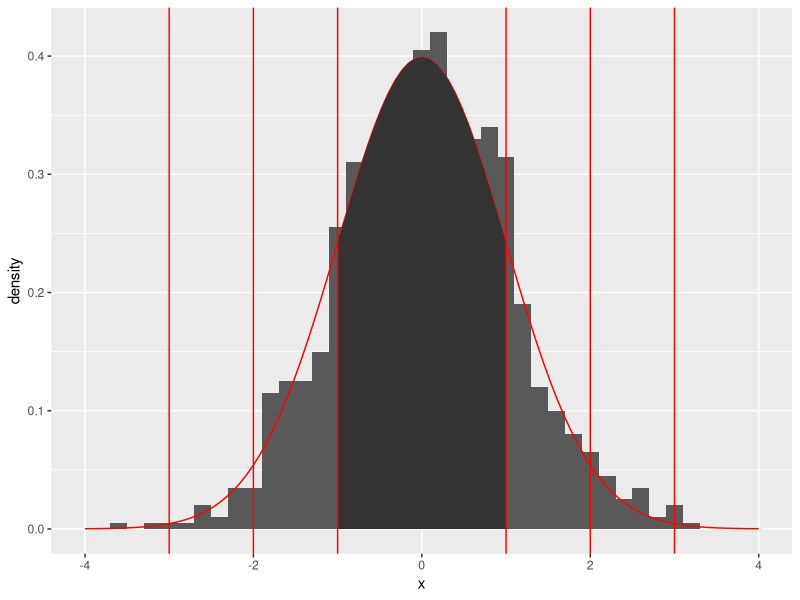
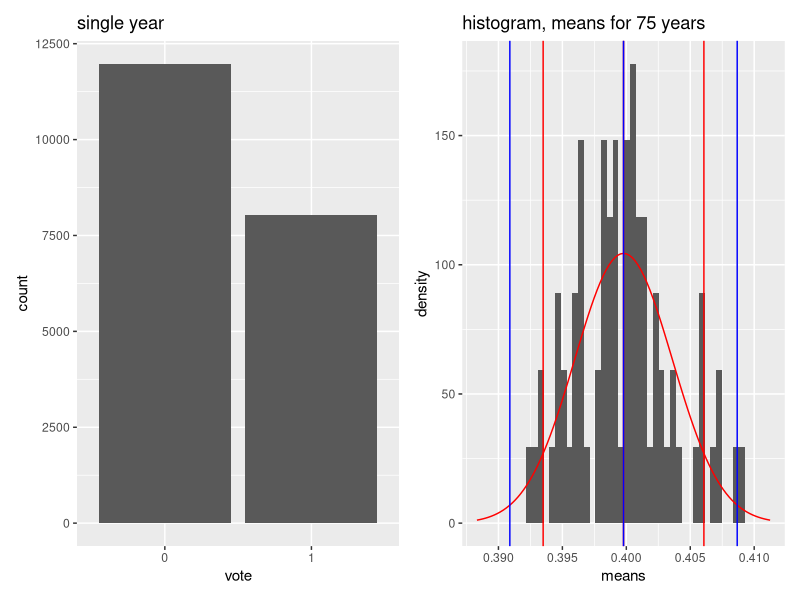
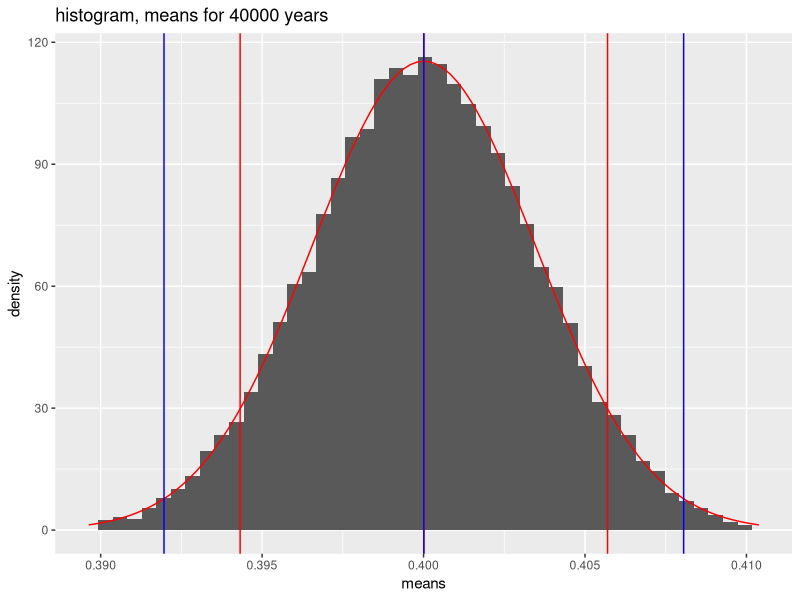

Write R code to recreate these figures, in order.
## ---- chunk 1
knitr::opts_chunk$set(echo = TRUE)
options(scipen = 1, digits = 4)
if(!require("ggplot2")) { install.packages('ggplot2', repos = "http://cran.us.r-project.org"); library("ggplot2") }
## ---- chunk 2
df1 <- data.frame(x = rnorm(1000))
p1 <- ggplot(df1, aes(x)) + theme(legend.position="none") + xlim(-4, 4)
p1 <- p1 + geom_histogram(aes(y=after_stat(density)), binwidth=0.2, na.rm=TRUE)
p1 <- p1 + stat_function(fun=dnorm, args=list(mean=0, sd=1), colour="red")
p1 <- p1 + stat_function(fun=dnorm, xlim = c(-1, 1), geom = "area")
vline_data = data.frame(x_int = c(-3, -2, -1, 1, 2, 3))
p1 + geom_vline(xintercept=vline_data$x_int, colour="red")
## ---- chunk 3
v <- 0.975
## ---- chunk 4
#' n: # number of rexp samples for each mean
#' k: # number of means
generate_means <- function(n, years, prob) {
  #' collect k means, each with n samples, in an array
  sample_means = NULL
  for (i in 1:years) sample_means = c(sample_means, mean(rbinom(n, size=1, prob=prob)))
  means_df <- data.frame(means = sample_means)
  means_df
}
## ---- chunk 5
#' https://bookdown.org/yihui/rmarkdown-cookbook/font-color.html
colorize <- function(x, color) {
  if (knitr::is_latex_output()) {
    sprintf("\\textcolor{%s}{%s}", color, x)
  } else if (knitr::is_html_output()) {
    sprintf("<span style='color: %s;'>%s</span>", color,
      x)
  } else x
}
## ---- chunk 6
N <- 20000
p <- 0.4
df3 <- data.frame(vote = factor(rbinom(N, size=1, prob=p)))
low  <- function(XBar_n, quant, s_n) { XBar_n - qnorm(quant)*s_n }
high <- function(XBar_n, quant, s_n) { XBar_n + qnorm(quant)*s_n }
vline_data <- function(XBar_n, quant, s_n) { data.frame(x_int = c(low(XBar_n, quant, s_n), XBar_n, high(XBar_n, quant, s_n))) }
p3 <- ggplot(df3, aes(vote))+ geom_bar() + ggtitle("single year")
## ---- chunk 7
years_less <- 75
df4 <- generate_means(N, years_less, p)
XBar_n4 <- mean(df4$means)
s_n4 <- sd(df4$means)
vline_95_4 <- vline_data(XBar_n4, 0.95, s_n4)
vline_99_4 <- vline_data(XBar_n4, 0.99, s_n4)
p4 <- ggplot(df4, aes(means)) + theme(legend.position="none") + ggtitle(paste("histogram, means for", as.character(years_less), "years"))
p4 <- p4 + geom_histogram(aes(y=after_stat(density)), binwidth=9/N, na.rm=TRUE)
p4 <- p4 + stat_function(fun=dnorm, args=list(mean=XBar_n4, sd=s_n4), colour="red")
p4 <- p4 + xlim(XBar_n4 + c(-1,1) * 3*s_n4)
p4 <- p4 + geom_vline(xintercept=vline_95_4$x_int, colour="red")
p4 <- p4 + geom_vline(xintercept=vline_99_4$x_int, colour="blue")
## ---- chunk 8
library(patchwork)
p3 + p4
## ---- chunk 9
years_lots <- 40000
df5 <- generate_means(N, years_lots, p)
XBar_n5 <- mean(df5$means)
s_n5 <- sd(df5$means)
vline_95_5 <- vline_data(XBar_n5, 0.95, s_n5)
vline_99_5 <- vline_data(XBar_n5, 0.99, s_n5)
p5 <- ggplot(df5, aes(means)) + theme(legend.position="none") + ggtitle(paste("histogram, means for", as.character(years_lots), "years"))
p5 <- p5 + geom_histogram(aes(y=after_stat(density)), binwidth=9/N, na.rm=TRUE)
p5 <- p5 + stat_function(fun=dnorm, args=list(mean=XBar_n5, sd=s_n5), colour="red")
p5 <- p5 + xlim(XBar_n5 + c(-1,1) * 3*s_n5)
p5 <- p5 + geom_vline(xintercept=vline_95_5$x_int, colour="red")
p5 <- p5 + geom_vline(xintercept=vline_99_5$x_int, colour="blue")
p5
